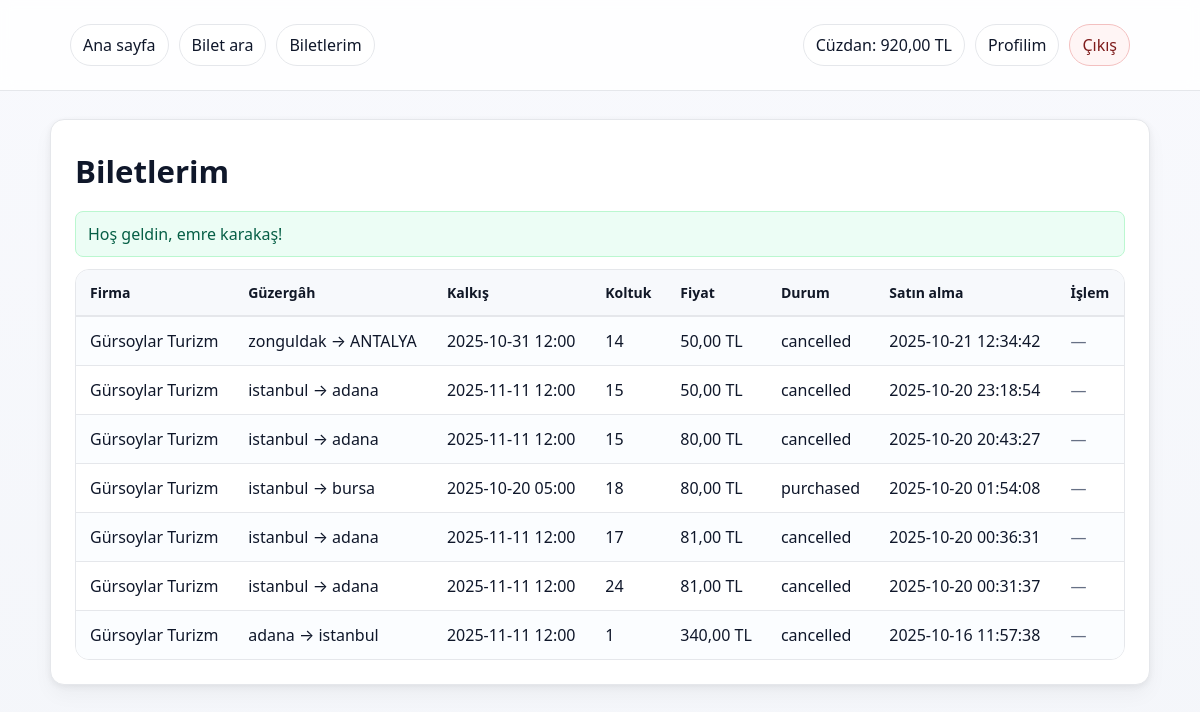
The page /pages/biletlerim.php (signed in) on the database its author committed.
### tables this page shows
CREATE TABLE users (
        id            INTEGER PRIMARY KEY AUTOINCREMENT,
        firm_id       INTEGER,
        name          TEXT    NOT NULL,
        email         TEXT    NOT NULL UNIQUE,
        password_hash TEXT    NOT NULL,
        role          TEXT    NOT NULL CHECK (role IN ('admin','firm_admin','user')),
        credit_cents  INTEGER NOT NULL DEFAULT 0,
        is_active     INTEGER NOT NULL DEFAULT 1,
        created_at    TEXT    NOT NULL DEFAULT (datetime('now')),
        FOREIGN KEY (firm_id) REFERENCES firms(id) ON DELETE SET NULL
    );

CREATE TABLE "tickets" (
  id            INTEGER PRIMARY KEY AUTOINCREMENT,
  user_id       INTEGER NOT NULL,
  trip_id       INTEGER NOT NULL,
  seat_no       INTEGER NOT NULL,
  price_cents   INTEGER NOT NULL,
  coupon_id     INTEGER,
  status        TEXT    NOT NULL,      -- 'purchased' | 'cancelled' | ...
  purchased_at  TEXT,
  cancelled_at  TEXT,
  FOREIGN KEY(user_id)   REFERENCES users(id)   ON DELETE CASCADE,
  FOREIGN KEY(trip_id)   REFERENCES trips(id)   ON DELETE CASCADE,
  FOREIGN KEY(coupon_id) REFERENCES coupons(id) ON DELETE SET NULL
);

CREATE TABLE firms (
        id         INTEGER PRIMARY KEY AUTOINCREMENT,
        name       TEXT    NOT NULL UNIQUE,
        phone      TEXT,
        email      TEXT,
        is_active  INTEGER NOT NULL DEFAULT 1,
        created_at TEXT    NOT NULL DEFAULT (datetime('now'))
    );

CREATE TABLE trips (
        id          INTEGER PRIMARY KEY AUTOINCREMENT,
        firm_id     INTEGER NOT NULL,
        from_city   TEXT    NOT NULL,
        to_city     TEXT    NOT NULL,
        depart_at   TEXT    NOT NULL,
        arrive_at   TEXT,
        price_cents INTEGER NOT NULL,
        seat_count  INTEGER NOT NULL CHECK (seat_count > 0),
        status      TEXT    NOT NULL DEFAULT 'active' CHECK (status IN ('active','cancelled','past')),
        created_at  TEXT    NOT NULL DEFAULT (datetime('now')),
        FOREIGN KEY (firm_id) REFERENCES firms(id) ON DELETE CASCADE
    );

### inc/helpers.php (called while the page is built, shortened)
<?php
function e(?string $s): string {
    return htmlspecialchars((string)$s, ENT_QUOTES, 'UTF-8');
}

### inc/auth.php (called while the page is built, shortened)
<?php
function current_user(): ?array {
    return $_SESSION['user'] ?? null;
}

### pages/biletlerim.php (the view, shortened to what this page needs)
<?php
require __DIR__ . '/../inc/auth.php';
require __DIR__ . '/../inc/nav.php';
$u   = current_user();
$pdo = db();
$flash = $_SESSION['flash'] ?? [];
$st = $pdo->prepare("
SELECT k.id, k.seat_no, k.price_cents, k.status, k.purchased_at, k.cancelled_at,
       t.from_city, t.to_city, t.depart_at, t.arrive_at,
       f.name AS firm_name
FROM tickets k
JOIN trips t ON t.id=k.trip_id
JOIN firms f ON f.id=t.firm_id
WHERE k.user_id=?
ORDER BY k.purchased_at DESC, k.id DESC
");
$st->execute([(int)$u['id']]);
$rows = $st->fetchAll();
function tl(int $c): string { return number_format($c/100, 2, ',', '.'); }
?>
<!doctype html>
<html lang="tr">
<head>
  <link rel="stylesheet" href="<?= e(BASE_URL) ?>/css/styles.css">
</head>
<body>
  <?= nav_html(); ?>
  <main class="container" style="padding:28px 0">
    <section class="card">
      <h1>Biletlerim</h1>
      <?php foreach ($flash as $f): ?>
        <div class="alert <?= $f['t']==='success'?'alert-success':'alert-error' ?>"><?= e($f['m']) ?></div>
      <?php endforeach; ?>
      <div style="overflow:auto">
        <table>
          <thead>
            <tr>
              <th>Firma</th>
              <th>Güzergâh</th>
              <th>Kalkış</th>
              <th>Koltuk</th>
              <th>Fiyat</th>
              <th>Durum</th>
              <th>Satın alma</th>
              <th>İşlem</th>
            </tr>
          </thead>
          <tbody>
            <?php if (!$rows): ?>
              <tr><td colspan="8">Bilet bulunamadı.</td></tr>
            <?php else: foreach ($rows as $r): ?>
              <?php
                $iptal_olabilir = false;
                if ((string)$r['status'] === 'purchased') {
                  $now = new DateTime('now');
                  $dep = new DateTime($r['depart_at']);
                  $iptal_olabilir = ($dep > (clone $now)->modify('+60 minute'));
                }
                $koltukGor = abs((int)$r['seat_no']);
              ?>
              <tr>
                <td><?= e($r['firm_name']) ?></td>
                <td><?= e($r['from_city'].' → '.$r['to_city']) ?></td>
                <td><?= e($r['depart_at']) ?></td>
                <td><?= $koltukGor > 0 ? e((string)$koltukGor) : '—' ?></td>
                <td><?= e(tl((int)$r['price_cents'])) ?> TL</td>
                <td><?= e($r['status']) ?></td>
                <td><?= e($r['purchased_at']) ?></td>
                <td>
                  <?php if ($iptal_olabilir): ?>
                    <form method="post" action="<?= e(BASE_URL) ?>/pages/bilet_iptal.php" onsubmit="return confirm('Bu bileti iptal etmek istiyor musunuz?');" style="display:inline">
                      <input type="hidden" name="csrf" value="<?= e(csrf_token()) ?>">
                      <input type="hidden" name="ticket_id" value="<?= e((string)$r['id']) ?>">
                      <button class="btn danger" type="submit">İptal et</button>
                    </form>
                  <?php else: ?>
                    <span class="muted">—</span>
                  <?php endif; ?>
                </td>
              </tr>
            <?php endforeach; endif; ?>
          </tbody>
        </table>
      </div>
    </section>
  </main>
</body>
</html>

### inc/nav.php (shortened to what this page needs)
<?php
require_once __DIR__ . '/auth.php';
function nav_html(): string
{
    $u    = current_user();
    $role = $u['role'] ?? null;
    ob_start(); ?>
    <header class="site-header">
      <div class="container">
        <nav class="top">
          <a class="chip" href="<?= e(BASE_URL) ?>/">Ana sayfa</a>
          <?php if ($u): ?>
            <?php if ($role === 'admin'): ?>
              <a class="chip" href="<?= e(PAGES_URL) ?>/admin_firma_adminleri.php">Firma yöneticileri</a>
              <a class="chip" href="<?= e(PAGES_URL) ?>/firmalar.php">Firmalar</a>
              <a class="chip" href="<?= e(PAGES_URL) ?>/kullanici_listesi.php">Kullanıcılar</a>
              <a class="chip" href="<?= e(PAGES_URL) ?>/kuponlar.php">Kuponlar</a>
            <?php elseif ($role === 'firm_admin'): ?>
              <a class="chip" href="<?= e(PAGES_URL) ?>/firma_sefer_listesi.php">Seferlerim</a>
              <a class="chip primary" href="<?= e(PAGES_URL) ?>/firma_sefer_ekle.php">Yeni sefer ekle</a>
              <a class="chip" href="<?= e(PAGES_URL) ?>/kuponlar.php">Kuponlar</a>
            <?php elseif ($role === 'user'):  ?>
              <a class="chip" href="<?= e(PAGES_URL) ?>/bilet_al.php">Bilet ara</a>
              <a class="chip" href="<?= e(PAGES_URL) ?>/biletlerim.php">Biletlerim</a>
            <?php endif; ?>
            <?php if ($role === 'user' && isset($u['id'])):
                $pdo = db();
                $st = $pdo->prepare('SELECT credit_cents FROM users WHERE id=?');
                $st->execute([(int)$u['id']]);
                $cc = (int)$st->fetchColumn();
                $cc_tl = number_format($cc/100, 2, ',', '.');
                ?>
              <span class="chip muted">Cüzdan: <?= e($cc_tl) ?> TL</span>
            <?php endif; ?>
            <a class="chip" href="<?= e(PAGES_URL) ?>/profil.php">Profilim</a>
            <a class="chip danger" href="<?= e(PAGES_URL) ?>/cikis.php">Çıkış</a>
          <?php endif; ?>
        </nav>
      </div>
    </header>
    <?php
    return ob_get_clean();
}

### css/styles.css (style rules this page uses)
:root { --bg: #f4f6fa; --bg-grad: #f8f9fd; --surface: #ffffff; --text: #0f172a; --muted: #667085; --border: #e5e7eb; --primary: #2e6be6; --primary-600:#2059cc; --primary-50: #eef3ff; --success: #16a34a; --danger: #e54848; --shadow: 0 10px 20px rgba(2,6,23,.04), 0 2px 6px rgba(2,6,23,.06); --radius: 14px; --radius-sm: 10px; }
* { box-sizing:border-box }
html,body { height:100% }
body { margin:0; font-family: ui-sans-serif, system-ui, -apple-system, "Segoe UI", Roboto, "Helvetica Neue", Arial; color:var(--text); background: linear-gradient(180deg, var(--bg-grad) 0%, var(--bg) 100%); line-height:1.5; }
a { color:var(--primary); text-decoration:none }
.container { max-width:1100px;margin:0 auto;padding:24px 20px }
.card { background:var(--surface); border:1px solid var(--border); border-radius:var(--radius); box-shadow:var(--shadow); padding:24px; }
h1 { font-size:clamp(28px,2.6vw,40px);margin:4px 0 16px }
.muted { color:var(--muted) }
.site-header { background:#ffffffd9; backdrop-filter:blur(6px); border-bottom:1px solid var(--border); position:sticky; top:0; z-index:10; }
nav.top { display:flex; align-items:center; gap:10px; flex-wrap:wrap; }
.chip { display:inline-flex; align-items:center; padding:8px 12px; border:1px solid var(--border); background:#fff; color:var(--text); border-radius:999px; box-shadow:0 1px 0 rgba(2,6,23,.03); transition:all .15s ease; text-decoration:none; }
.chip.danger { border-color:#f3c0c0; color:#7f1d1d; background:#fff5f5; }
table { width:100%; border-collapse:separate; border-spacing:0; background:#fff; border:1px solid var(--border); border-radius:var(--radius); overflow:hidden; }
thead th { text-align:left; font-size:14px; color:#111827; background:#f7f9fc; border-bottom:1px solid var(--border); padding:12px 14px; }
tbody td { padding:12px 14px; border-top:1px solid var(--border) }
tbody tr:nth-child(odd) { background:#fbfdff }
.alert { padding:12px 14px; border-radius:var(--radius-sm); border:1px solid var(--border); background:#fff; margin:10px 0; }
.alert-success { border-color:#86efac; background:#ecfdf5; color:#065f46 }
.chip { box-shadow:none; }
:root { --primary: #2a60d7; --primary-600:#1d4fc1; }
.alert { padding:10px 12px; border-radius:8px; margin-bottom:12px; }
.alert-success { background:#ecfdf5; color:#065f46; border:1px solid #bbf7d0; }

### rows shown on the page
users: credit_cents "920,00"
tickets: firms.name "Gürsoylar Turizm", trip.to_city "zonguldak → ANTALYA", trip.depart_at "2025-10-31 12:00", seat_no "14", price_cents "50,00", status "cancelled", purchased_at "2025-10-21 12:34:42"
tickets: firms.name "Gürsoylar Turizm", trip.to_city "istanbul → adana", trip.depart_at "2025-11-11 12:00", seat_no "15", price_cents "50,00", status "cancelled", purchased_at "2025-10-20 23:18:54"
tickets: firms.name "Gürsoylar Turizm", trip.to_city "istanbul → adana", trip.depart_at "2025-11-11 12:00", seat_no "15", price_cents "80,00", status "cancelled", purchased_at "2025-10-20 20:43:27"
tickets: firms.name "Gürsoylar Turizm", trip.to_city "istanbul → bursa", trip.depart_at "2025-10-20 05:00", seat_no "18", price_cents "80,00", status "purchased", purchased_at "2025-10-20 01:54:08"
tickets: firms.name "Gürsoylar Turizm", trip.to_city "istanbul → adana", trip.depart_at "2025-11-11 12:00", seat_no "17", price_cents "81,00", status "cancelled", purchased_at "2025-10-20 00:36:31"
tickets: firms.name "Gürsoylar Turizm", trip.to_city "istanbul → adana", trip.depart_at "2025-11-11 12:00", seat_no "24", price_cents "81,00", status "cancelled", purchased_at "2025-10-20 00:31:37"
tickets: firms.name "Gürsoylar Turizm", trip.to_city "adana → istanbul", trip.depart_at "2025-11-11 12:00", seat_no "1", price_cents "340,00", status "cancelled", purchased_at "2025-10-16 11:57:38"

### other values the page prints
$f['m'] "Hoş geldin, emre karakaş!"
